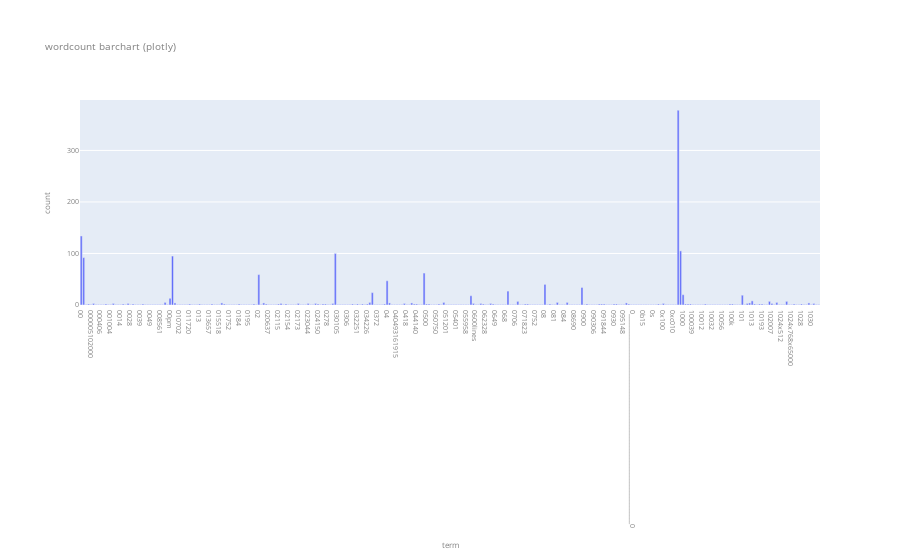

The notebook cell saved with this chart:
### Markdown cell above
### >>> **Exercise 13 (take home):**
If you want a nicer interactive visualization here, I would encourage you try to install and use plotly to achieve this.

### Code cell
# Answer here
bar_df = pd.DataFrame(dict(
    term = count_vect.get_feature_names_out(),
    count = term_frequencies))

fig = px.bar(bar_df[:300], x = 'term', y = 'count',
             title = "wordcount barchart (plotly)")
fig.update_layout(
    font=dict(
        size=7,
        color="gray"
    )
)

fig.show()

### Figure 1 — Plotly figure (JSON) as saved in the notebook; plotly's stock layout.template omitted (floating-point values rounded to 4 significant figures; data arrays with more than 128 entries replaced by an {"elided": "..."} marker saying what was removed)
{"data": [{"alignmentgroup": "True", "hovertemplate": "term=%{x}<br>count=%{y}<extra></extra>", "legendgroup": "", "marker": {"color": "#636efa", "pattern": {"shape": ""}}, "name": "", "offsetgroup": "", "orientation": "v", "showlegend": false, "textposition": "auto", "type": "bar", "x": {"elided": "300 str values"}, "xaxis": "x", "y": {"elided": "300 int values"}, "yaxis": "y"}], "layout": {"barmode": "relative", "font": {"color": "gray", "size": 7}, "legend": {"tracegroupgap": 0}, "title": {"text": "wordcount barchart (plotly)"}, "xaxis": {"anchor": "y", "domain": [0, 1], "title": {"text": "term"}}, "yaxis": {"anchor": "x", "domain": [0, 1], "title": {"text": "count"}}}}
